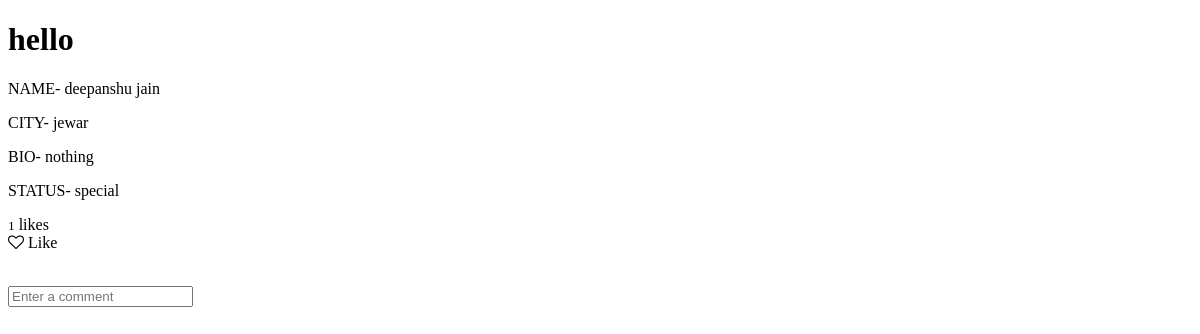
Page /polls/about/dj/ on the earlier database version.
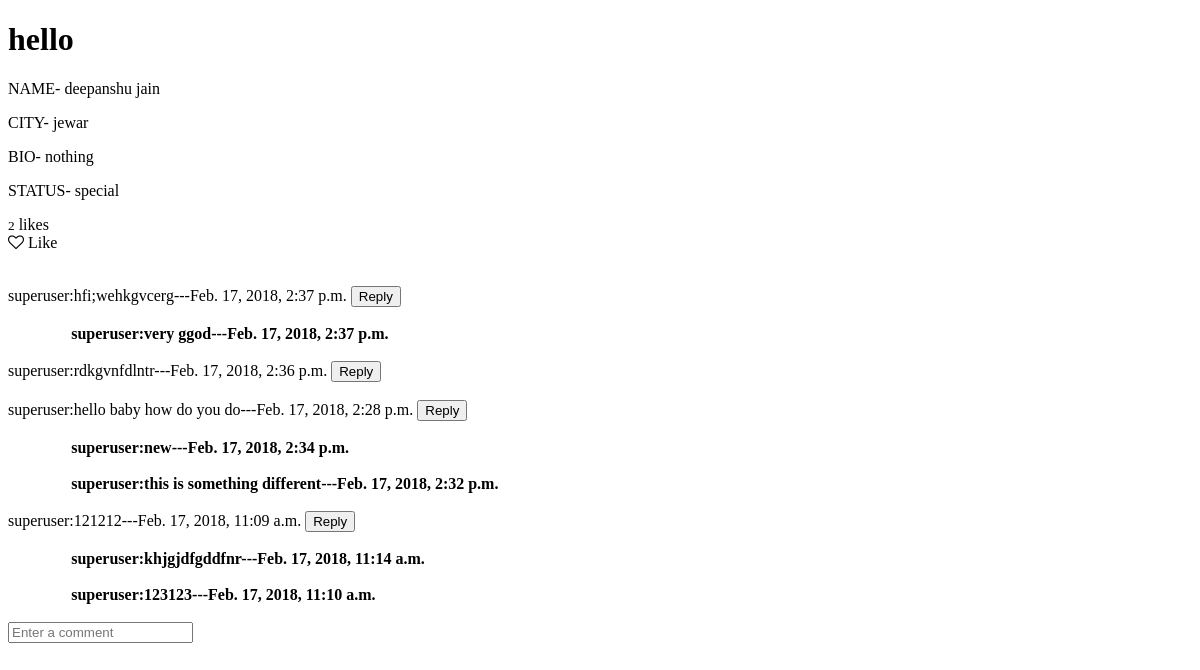
Same page on the later database version.
### polls/models.py (models this page shows, shortened)
class Profile(models.Model):
    user = models.OneToOneField(User, on_delete=models.CASCADE)
    name = models.CharField(max_length=100, blank=True)
    city = models.CharField(max_length=100, blank=True)
    bio = models.TextField(max_length=500, blank=True)
    status = models.TextField(max_length=500, blank=True)

class LikeProfile(models.Model):
    like_user = models.ManyToManyField(User, blank=True, related_name='liked_user')
    profile = models.OneToOneField(Profile, on_delete=models.CASCADE, related_name='profile')
    like_status = models.IntegerField(default=0)
    like_time = models.DateTimeField(auto_now_add=True)

class Comment(models.Model):
    comment_user = models.ForeignKey(User, on_delete=models.CASCADE)
    profile = models.ForeignKey(Profile, on_delete=models.CASCADE)
    comment_time = models.DateTimeField(auto_now_add=True)
    comment = models.TextField()
    inner_com = models.ForeignKey('Comment',
                                      on_delete=models.CASCADE,
                                      blank=True,
                                      null=True,
                                      related_name='inner_comment')
    class Meta:
        ordering = ('comment_time',)

### polls/views.py (the view)
# urls.py: url(r'^about/(?P<username>\w+)/$', views.About.as_view(), name='about_user'),
class About(TemplateView):
    model = User
    template_name = 'polls/about_user.html'
    def get_context_data(self, **kwargs):
        context = super(About, self).get_context_data(**kwargs)
        search_user = User.objects.get(username=self.kwargs['username'])
        profile = Profile.objects.get(user=search_user)
        context['search_profile'] = Profile.objects.get(user=search_user)
        context['search_user'] = self.kwargs['username']
        context['like_profile'] = LikeProfile.objects.get(profile__user=search_user)
        context['comment'] = list(Comment.objects.filter(profile=profile).order_by('-comment_time'))
        return context

### templates/polls/about_user.html (shortened to what this page needs)
{% load staticfiles %}
<!DOCTYPE html>
<html lang="en">
<head>
</head>
<body>
<h1>hello</h1>
<p>NAME- {{ search_profile.name }}<p>
<p>CITY- {{ search_profile.city }}</p>
<p>BIO- {{ search_profile.bio }}</p>
<p>STATUS- {{ search_profile.status }}</p>
<small class="text-muted" id="count_like{{ like_profile.id }}">{{ like_profile.like_user.count}}</small> likes<br>
{% if user in like_profile.like_user.all %}
    <i  class="display1 fa fa-heart nav-link" aria-hidden="true" id="like{{ like_profile.id }}" data-imgid="{{ like_profile.id }}"> Like</i>
    <br><br>
{% else %}
    <i  class="display1 fa fa-heart-o nav-link" aria-hidden="true" id="like{{ like_profile.id }}" data-imgid="{{ like_profile.id }}"> Like</i>
    <br><br>
{% endif %}
{% for com in comment %}
    {% if com.inner_com is null %}
        {{ com.comment_user.username }}:{{ com.comment }}---{{ com.comment_time }}
        <button data-com="{{ com.id }}" class="child_comment">Reply</button><br>
               data-pro="{{ search_profile.pk }}" data-par="{{ com.id }}" placeholder="Reply.."><br>
        {% for incom in comment %}
             {% if incom.inner_com is not none and incom.inner_com.id == com.id %}
                 <h4 style="margin: 0">  {{ incom.comment_user.username }}:{{ incom.comment }}---{{ incom.comment_time }}</h4><br>
             {% endif %}
        {% endfor %}
    {% endif %}
{% endfor %}
<input class="comment" type="text" data-c="{{search_profile.pk}}" placeholder="Enter a comment"><br>
<link rel="stylesheet" href="https://cdnjs.cloudflare.com/ajax/libs/font-awesome/4.7.0/css/font-awesome.min.css">
</body>
</html>

Differences in the rows shown:
changed LikeProfile: like_user.count "1" → "2"
added Comment: comment_user.username "superuser", comment "hfi;wehkgvcerg", comment_time "Feb. 17, 2018, 2:37 p.m.", shown under "hello"
added Comment: comment_user.username "superuser", comment "very ggod", comment_time "Feb. 17, 2018, 2:37 p.m."
added Comment: comment_user.username "superuser", comment "rdkgvnfdlntr", comment_time "Feb. 17, 2018, 2:36 p.m.", shown under "hello"
added Comment: comment_user.username "superuser", comment "hello baby how do you do", comment_time "Feb. 17, 2018, 2:28 p.m.", shown under "hello"
added Comment: comment_user.username "superuser", comment "new", comment_time "Feb. 17, 2018, 2:34 p.m."
added Comment: comment_user.username "superuser", comment "this is something different", comment_time "Feb. 17, 2018, 2:32 p.m."
added Comment: comment_user.username "superuser", comment "121212", comment_time "Feb. 17, 2018, 11:09 a.m.", shown under "hello"
added Comment: comment_user.username "superuser", comment "khjgjdfgddfnr", comment_time "Feb. 17, 2018, 11:14 a.m."
added Comment: comment_user.username "superuser", comment "123123", comment_time "Feb. 17, 2018, 11:10 a.m."
